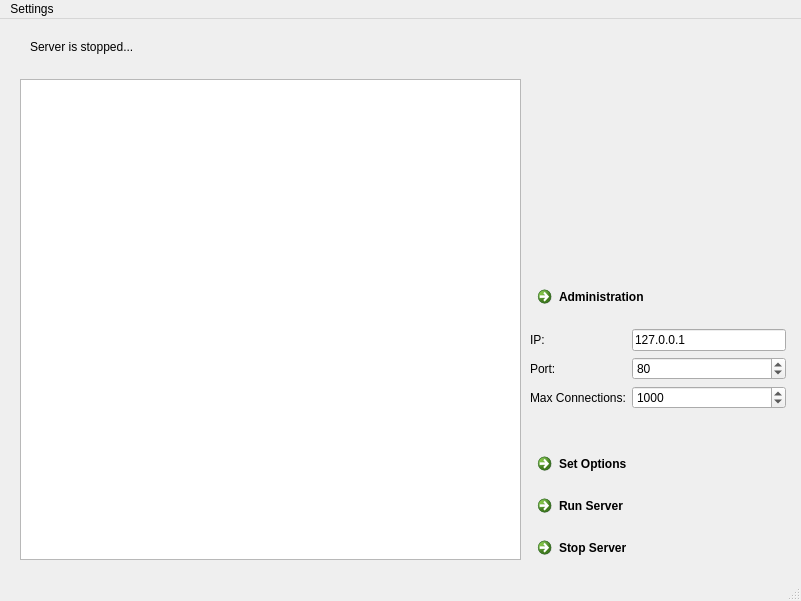
<?xml version="1.0" encoding="UTF-8"?>
<ui version="4.0">
 <class>MainWindow</class>
 <widget class="QMainWindow" name="MainWindow">
  <property name="geometry">
   <rect>
    <x>0</x>
    <y>0</y>
    <width>801</width>
    <height>601</height>
   </rect>
  </property>
  <property name="windowTitle">
   <string>MainWindow</string>
  </property>
  <widget class="QWidget" name="centralwidget">
   <widget class="QLabel" name="lbl_srv_indicator">
    <property name="geometry">
     <rect>
      <x>30</x>
      <y>20</y>
      <width>751</width>
      <height>16</height>
     </rect>
    </property>
    <property name="autoFillBackground">
     <bool>true</bool>
    </property>
    <property name="text">
     <string>Server is stopped...</string>
    </property>
   </widget>
   <widget class="QWidget" name="verticalLayoutWidget_2">
    <property name="geometry">
     <rect>
      <x>530</x>
      <y>310</y>
      <width>256</width>
      <height>237</height>
     </rect>
    </property>
    <layout class="QVBoxLayout" name="verticalLayout">
     <item>
      <layout class="QFormLayout" name="formLayout">
       <item row="0" column="0">
        <widget class="QLabel" name="ig">
         <property name="text">
          <string>IP:</string>
         </property>
        </widget>
       </item>
       <item row="0" column="1">
        <widget class="QLineEdit" name="le_setip">
         <property name="text">
          <string>127.0.0.1</string>
         </property>
        </widget>
       </item>
       <item row="1" column="0">
        <widget class="QLabel" name="ig_2">
         <property name="text">
          <string>Port:</string>
         </property>
        </widget>
       </item>
       <item row="1" column="1">
        <widget class="QSpinBox" name="sb_port">
         <property name="maximum">
          <number>65535</number>
         </property>
         <property name="value">
          <number>80</number>
         </property>
        </widget>
       </item>
       <item row="2" column="0">
        <widget class="QLabel" name="ig_3">
         <property name="text">
          <string>Max Connections:</string>
         </property>
        </widget>
       </item>
       <item row="2" column="1">
        <widget class="QSpinBox" name="sb_maxconn">
         <property name="maximum">
          <number>999999</number>
         </property>
         <property name="value">
          <number>1000</number>
         </property>
        </widget>
       </item>
      </layout>
     </item>
     <item>
      <layout class="QVBoxLayout" name="verticalLayout_2">
       <item>
        <widget class="QCommandLinkButton" name="pb_setoptions">
         <property name="text">
          <string>Set Options</string>
         </property>
         <property name="icon">
          <iconset theme="QIcon::ThemeIcon::DocumentProperties"/>
         </property>
        </widget>
       </item>
       <item>
        <widget class="QCommandLinkButton" name="pb_run_server">
         <property name="cursor">
          <cursorShape>PointingHandCursor</cursorShape>
         </property>
         <property name="text">
          <string>Run Server</string>
         </property>
        </widget>
       </item>
       <item>
        <widget class="QCommandLinkButton" name="pb_stop_server">
         <property name="text">
          <string>Stop Server</string>
         </property>
         <property name="icon">
          <iconset theme="QIcon::ThemeIcon::ApplicationExit"/>
         </property>
        </widget>
       </item>
      </layout>
     </item>
    </layout>
   </widget>
   <widget class="QListWidget" name="lw_events">
    <property name="geometry">
     <rect>
      <x>20</x>
      <y>60</y>
      <width>501</width>
      <height>481</height>
     </rect>
    </property>
   </widget>
   <widget class="QCommandLinkButton" name="commandLinkButton">
    <property name="geometry">
     <rect>
      <x>530</x>
      <y>260</y>
      <width>251</width>
      <height>41</height>
     </rect>
    </property>
    <property name="text">
     <string>Administration</string>
    </property>
   </widget>
  </widget>
  <widget class="QMenuBar" name="menubar">
   <property name="geometry">
    <rect>
     <x>0</x>
     <y>0</y>
     <width>801</width>
     <height>26</height>
    </rect>
   </property>
   <widget class="QMenu" name="menuSettings">
    <property name="title">
     <string>Settings</string>
    </property>
   </widget>
   <addaction name="menuSettings"/>
  </widget>
  <widget class="QStatusBar" name="statusbar"/>
  <action name="actionRooms">
   <property name="text">
    <string>Rooms</string>
   </property>
   <property name="shortcut">
    <string>Ctrl+R</string>
   </property>
  </action>
 </widget>
 <resources/>
 <connections/>
</ui>
